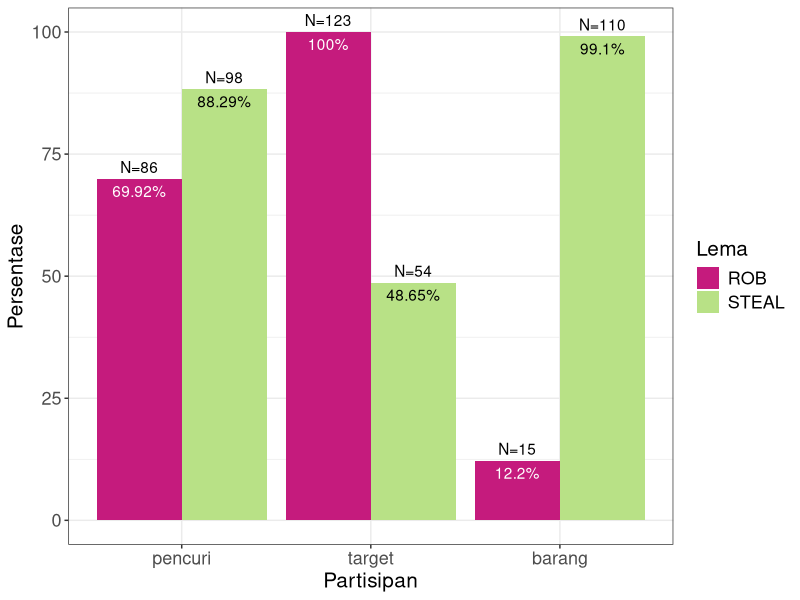
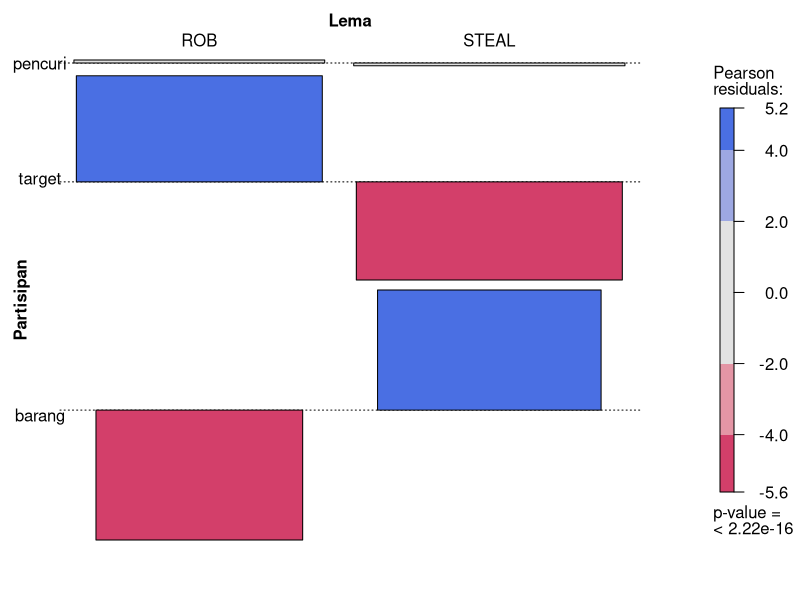
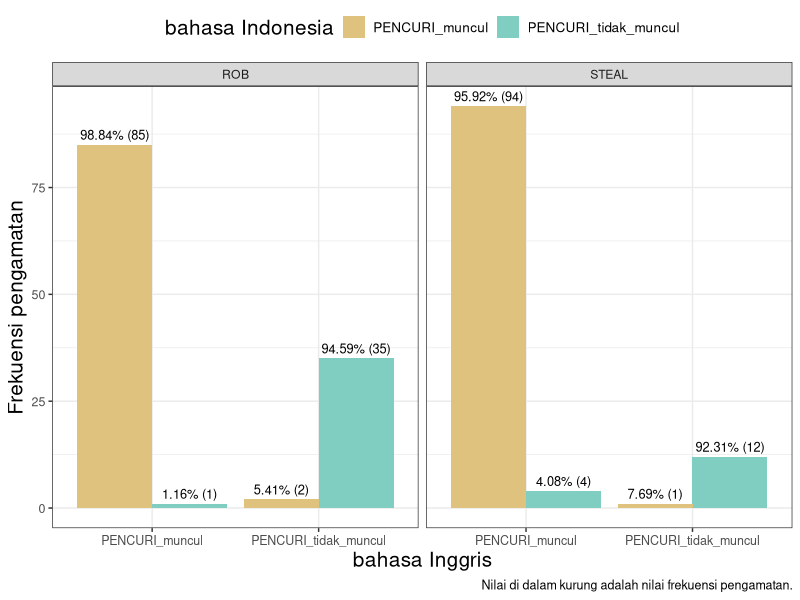
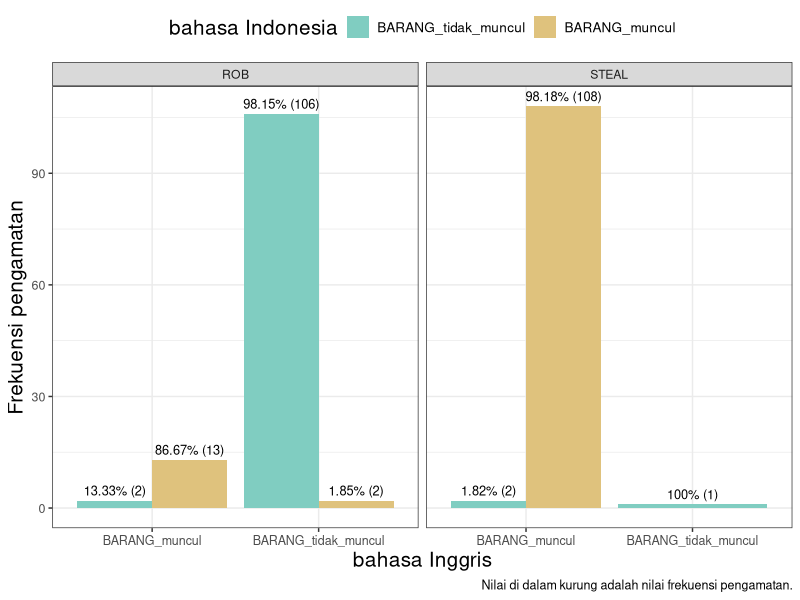
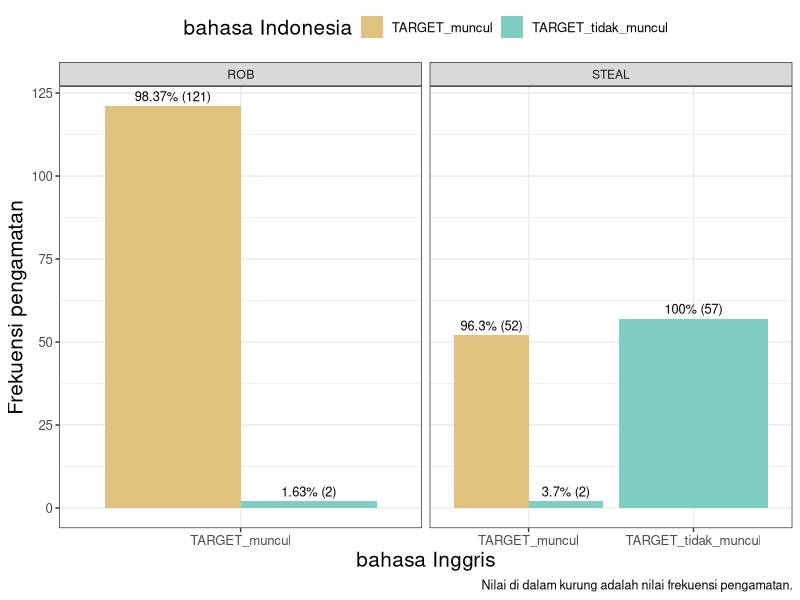
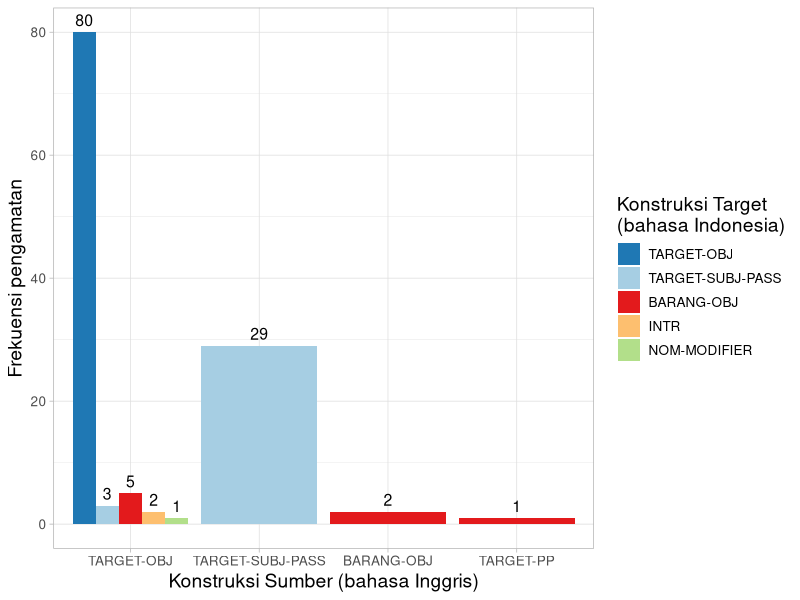
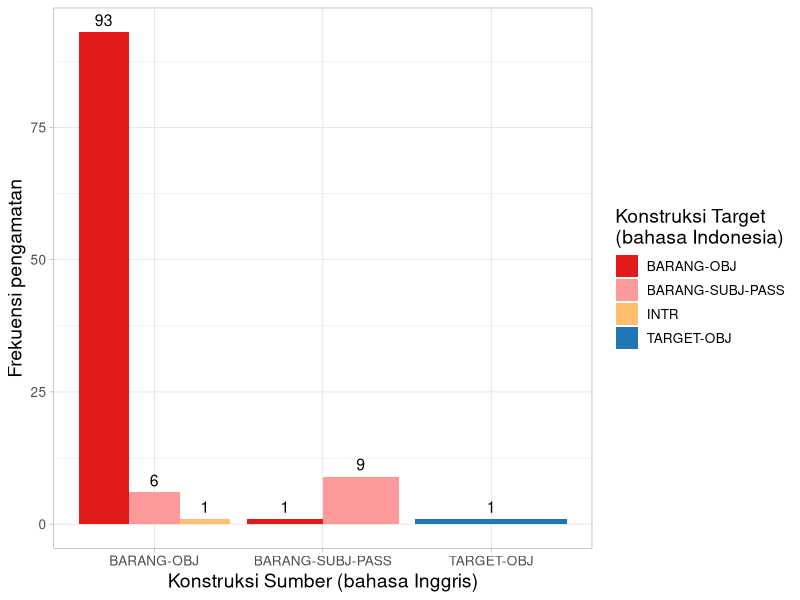

These figures' R source, in order:
## ---- chunk 1
# global option chunck
knitr::opts_chunk$set(fig.width = 7, 
                      fig.asp = 0.618,
                      fig.retina = 2,
                      dpi = 300,
                      dev = "png",
                      echo = TRUE,
                      message = FALSE,
                      warning = FALSE)
library(tidyverse)
library(readxl)
library(RColorBrewer)
library(vcd)
## ---- chunk 2
rob <- readr::read_tsv("ROB_sample_conc_main.tsv")
steal <- readr::read_tsv("STEAL_sample_conc_main.tsv")
## ---- chunk 3
rob_eng_profiled_participants <- rob %>% 
  # verbal construction of ROB
  filter(!is.na(CXN_ENG), str_detect(CXN_ENG, "(INTR|NOMINAL)$", negate = TRUE)) %>%
  count(ROLE_ENG_THIEF) %>% 
  rename(is_mentioned = ROLE_ENG_THIEF) %>% 
  mutate(role = "thief") %>% 
  bind_rows(rob %>% 
              # verbal construction of ROB
              filter(!is.na(CXN_ENG), str_detect(CXN_ENG, "(INTR|NOMINAL)$", 
                                                 negate = TRUE)) %>%
              mutate(ROLE_ENG_TARGET = as.logical(ROLE_ENG_TARGET)) %>% 
              count(ROLE_ENG_TARGET) %>% 
              rename(is_mentioned = ROLE_ENG_TARGET) %>% 
              mutate(role = "target")) %>% 
  bind_rows(rob %>% 
              # verbal construction of ROB
              filter(!is.na(CXN_ENG), str_detect(CXN_ENG, "(INTR|NOMINAL)$", 
                                                 negate = TRUE)) %>% 
              mutate(ROLE_ENG_GOODS = as.logical(ROLE_ENG_GOODS)) %>% 
              count(ROLE_ENG_GOODS) %>% 
              rename(is_mentioned = ROLE_ENG_GOODS) %>% 
              mutate(role = "goods")) %>% 
  mutate(role = factor(role, levels = c("thief", "target", "goods"))) %>% 
  group_by(role) %>% 
  arrange(role, desc(is_mentioned)) %>% 
  mutate(perc_mention = round(n/sum(n) * 100, 2)) %>% 
  ungroup()

# binomial test of the profiled participant roles for ROB
rob_eng_profiled_participants_binom <- rob_eng_profiled_participants %>% 
  pivot_wider(-perc_mention, 
              names_from = is_mentioned, 
              values_from = n, 
              values_fill = 0L) %>% 
  mutate(n = `TRUE`+`FALSE`, 
         pbin = map_dbl(pmap(list(x = `TRUE`, n = n), binom.test), "p.value"), 
         pholm = p.adjust(pbin, method = "holm"),
         signif = "ns", 
         signif = if_else(pholm < 0.05, "*", signif), 
         signif = if_else(pholm < 0.01, "**", signif), 
         signif = if_else(pholm < 0.001, "***", signif),
         lemma = "ROB")
## ---- chunk 4
rob_eng_profiled_participants_coreargs <- rob %>% 
  # verbal construction of ROB
  filter(!is.na(CXN_ENG), str_detect(CXN_ENG, "(INTR|NOMINAL)$", negate = TRUE)) %>% 
  count(ROLE_ENG_THIEF, SYN_ENG_THIEF) %>% 
  rename(is_mentioned = ROLE_ENG_THIEF,
         syntax = SYN_ENG_THIEF) %>% 
  mutate(role = "thief") %>% 
  bind_rows(rob %>% 
              # verbal construction of ROB
              filter(!is.na(CXN_ENG), str_detect(CXN_ENG, "(INTR|NOMINAL)$", 
                                                 negate = TRUE)) %>% 
              mutate(ROLE_ENG_TARGET = as.logical(ROLE_ENG_TARGET)) %>% 
              count(ROLE_ENG_TARGET, SYN_ENG_TARGET) %>% 
              rename(is_mentioned = ROLE_ENG_TARGET,
                     syntax = SYN_ENG_TARGET) %>% 
              mutate(role = "target")) %>% 
  bind_rows(rob %>% 
              # verbal construction of ROB
              filter(!is.na(CXN_ENG), str_detect(CXN_ENG, "(INTR|NOMINAL)$", 
                                                 negate = TRUE)) %>% 
              mutate(ROLE_ENG_GOODS = as.logical(ROLE_ENG_GOODS)) %>% 
              count(ROLE_ENG_GOODS, SYN_ENG_GOODS) %>% 
              rename(is_mentioned = ROLE_ENG_GOODS,
                     syntax = SYN_ENG_GOODS) %>% 
              mutate(role = "goods")) %>% 
  mutate(role = factor(role, levels = c("thief", "target", "goods")))
rob_eng_profiled_participants_coreargs <- rob_eng_profiled_participants_coreargs %>% 
  mutate(core_args = TRUE,
         core_args = if_else(is.na(syntax), NA, core_args),
         core_args = if_else(str_detect(syntax, "passive_AGENT|possessive_determiner|PP_complement"), 
                             FALSE, core_args)) %>% 
  group_by(role, core_args) %>% 
  mutate(n_coreargs_by_role = sum(n)) %>% 
  group_by(role) %>% 
  arrange(role, desc(n_coreargs_by_role))

rob_eng_profiled_participants_coreargs_distinct <- rob_eng_profiled_participants_coreargs %>% 
  select(role, core_args, n_coreargs_by_role) %>% 
  distinct() %>% 
  filter(!is.na(core_args))

# binomial test of the core profiled participant roles for ROB
rob_eng_profiled_participants_coreargs_binom <- rob_eng_profiled_participants_coreargs_distinct %>% 
  pivot_wider(names_from = core_args, values_from = n_coreargs_by_role, values_fill = 0L) %>% 
  mutate(n = `TRUE`+`FALSE`, 
         pbin = map_dbl(pmap(list(x = `TRUE`, n = n), binom.test), "p.value"), 
         pholm = p.adjust(pbin, method = "holm"),
         signif = "ns", 
         signif = if_else(pholm < 0.05, "*", signif), 
         signif = if_else(pholm < 0.01, "**", signif), 
         signif = if_else(pholm < 0.001, "***", signif),
         lemma = "ROB")
## ---- chunk 5
steal_eng_profiled_participants <- steal %>% 
  # verbal construction of STEAL
  filter(!is.na(CXN_ENG), str_detect(CXN_ENG, "(INTR|NOMINAL|NP|_TRANS)$", negate = TRUE)) %>%
  mutate(ROLE_ENG_THIEF = as.logical(ROLE_ENG_THIEF)) %>% 
  count(ROLE_ENG_THIEF) %>% 
  rename(is_mentioned = ROLE_ENG_THIEF) %>% 
  mutate(role = "thief") %>% 
  bind_rows(steal %>% 
              # verbal construction of STEAL
              filter(!is.na(CXN_ENG), str_detect(CXN_ENG, "(INTR|NOMINAL|NP|_TRANS)$", 
                                                 negate = TRUE)) %>% 
              mutate(ROLE_ENG_TARGET = as.logical(ROLE_ENG_TARGET)) %>% 
              count(ROLE_ENG_TARGET) %>% 
              rename(is_mentioned = ROLE_ENG_TARGET) %>% 
              mutate(role = "target")) %>% 
  bind_rows(steal %>% 
              # verbal construction of STEAL
              filter(!is.na(CXN_ENG), str_detect(CXN_ENG, "(INTR|NOMINAL|NP|_TRANS)$", 
                                                 negate = TRUE)) %>% 
              filter(!is.na(ROLE_ENG_GOODS)) %>% 
              mutate(ROLE_ENG_GOODS = as.logical(ROLE_ENG_GOODS)) %>% 
              count(ROLE_ENG_GOODS) %>% 
              rename(is_mentioned = ROLE_ENG_GOODS) %>% 
              mutate(role = "goods")) %>% 
  mutate(role = factor(role, levels = c("thief", "target", "goods"))) %>% 
  group_by(role) %>% 
  arrange(role, desc(is_mentioned)) %>% 
  mutate(perc_mention = round(n/sum(n) * 100, 2)) %>% 
  ungroup()

# binomial test of the profiled participant roles for STEAL
steal_eng_profiled_participants_binom <- steal_eng_profiled_participants %>% 
  pivot_wider(-perc_mention, names_from = is_mentioned, values_from = n, values_fill = 0L) %>% 
  mutate(n = `TRUE`+`FALSE`, 
         pbin = map_dbl(pmap(list(x = `TRUE`, n = n), binom.test), "p.value"), 
         pholm = p.adjust(pbin, method = "holm"),
         signif = "ns", 
         signif = if_else(pholm < 0.05, "*", signif), 
         signif = if_else(pholm < 0.01, "**", signif), 
         signif = if_else(pholm < 0.001, "***", signif),
         lemma = "STEAL")
## ---- chunk 6
steal_eng_profiled_participants_coreargs <- steal %>% 
  # verbal construction of STEAL
  filter(!is.na(CXN_ENG), str_detect(CXN_ENG, "(INTR|NOMINAL|NP|_TRANS)$", negate = TRUE)) %>%
  count(ROLE_ENG_THIEF, SYN_ENG_THIEF) %>% 
  rename(is_mentioned = ROLE_ENG_THIEF,
         syntax = SYN_ENG_THIEF) %>% 
  mutate(role = "thief",
         is_mentioned = as.logical(is_mentioned)) %>% 
  bind_rows(steal %>% 
              # verbal construction of STEAL
              filter(!is.na(CXN_ENG), str_detect(CXN_ENG, "(INTR|NOMINAL|NP|_TRANS)$", 
                                                 negate = TRUE)) %>% 
              mutate(ROLE_ENG_TARGET = as.logical(ROLE_ENG_TARGET)) %>% 
              count(ROLE_ENG_TARGET, SYN_ENG_TARGET) %>% 
              rename(is_mentioned = ROLE_ENG_TARGET,
                     syntax = SYN_ENG_TARGET) %>% 
              mutate(role = "target")) %>% 
  bind_rows(steal %>% 
              # verbal construction of STEAL
              filter(!is.na(CXN_ENG), str_detect(CXN_ENG, "(INTR|NOMINAL|NP|_TRANS)$", 
                                                 negate = TRUE)) %>% 
              mutate(ROLE_ENG_GOODS = as.logical(ROLE_ENG_GOODS)) %>% 
              count(ROLE_ENG_GOODS, SYN_ENG_GOODS) %>% 
              rename(is_mentioned = ROLE_ENG_GOODS,
                     syntax = SYN_ENG_GOODS) %>% 
              mutate(role = "goods")) %>% 
  mutate(role = factor(role, levels = c("thief", "target", "goods")))
steal_eng_profiled_participants_coreargs <- steal_eng_profiled_participants_coreargs %>% 
  mutate(core_args = TRUE,
         core_args = if_else(is.na(syntax), NA, core_args),
         core_args = if_else(str_detect(syntax, "passive_AGENT|possessive|(?i)PP_complement"), 
                             FALSE, core_args)) %>% 
  group_by(role, core_args) %>% 
  mutate(n_coreargs_by_role = sum(n)) %>% 
  group_by(role) %>% 
  arrange(role, desc(n_coreargs_by_role))

steal_eng_profiled_participants_coreargs_distinct <- steal_eng_profiled_participants_coreargs %>% 
  select(role, core_args, n_coreargs_by_role) %>% 
  distinct() %>% 
  filter(!is.na(core_args))


# binomial test of the core profiled participant roles for STEAL
steal_eng_profiled_participants_coreargs_binom <- steal_eng_profiled_participants_coreargs_distinct %>% 
  pivot_wider(names_from = core_args, values_from = n_coreargs_by_role, values_fill = 0L) %>% 
  mutate(n = `TRUE`+`FALSE`, 
         pbin = map_dbl(pmap(list(x = `TRUE`, n = n), binom.test), "p.value"), 
         pholm = p.adjust(pbin, method = "holm"),
         signif = "ns", 
         signif = if_else(pholm < 0.05, "*", signif), 
         signif = if_else(pholm < 0.01, "**", signif), 
         signif = if_else(pholm < 0.001, "***", signif),
         lemma = "STEAL")
## ---- chunk 7
eng_profiled_participants <- bind_rows(rob_eng_profiled_participants_binom,
                                       steal_eng_profiled_participants_binom) %>% 
  mutate(perc_mention = round((`TRUE`/n) * 100, 2))

eng_profiled_participants_matrix <- eng_profiled_participants %>% 
  select(role, lemma, `TRUE`) %>% 
  pivot_wider(names_from = lemma, values_from = `TRUE`) %>% 
  data.frame(row.names = 1) %>% 
  as.matrix()
names(attr(eng_profiled_participants_matrix, "dimnames")) <- c("Participant roles", "Lemmas")

eng_profiled_participants_chisq <- chisq.test(eng_profiled_participants_matrix)
eng_profiled_participants_effsizes <- vcd::assocstats(eng_profiled_participants_matrix)
eng_profiled_participants_cramer <- round(eng_profiled_participants_effsizes$cramer, 3)
## ---- chunk 8
p1_idn <- eng_profiled_participants %>% 
  ggplot(aes(x = role, y = perc_mention, fill = lemma)) +
  geom_col(position = position_dodge(.9)) +
  geom_text(aes(label = paste("N=", `TRUE`, sep = "")),
            position = position_dodge(.9),
            vjust = -.5) +
  geom_text(aes(label = paste(perc_mention, "%", sep = "")),
            position = position_dodge(.9),
            vjust = 1.5,
            col = c(rep("white", 3), rep("black", 3))) +
  # group_by(role) %>% 
  # mutate(perc = round(`TRUE`/sum(`TRUE`) * 100, 2)) %>% 
  # ggplot(aes(x = role, y = perc, fill = lemma)) +
  # geom_col() +
  # geom_text(aes(label = `TRUE`),
  #           position = position_stack(.5),
  #           col = c(rep("white", 3), rep("black", 3))) +
  theme_bw() +
  labs(y = "Persentase",
       x = "Partisipan",
       fill = "Lema") +
  theme(axis.text = element_text(size = 13),
        axis.title = element_text(size = 15),
        legend.text = element_text(size = 13),
        legend.title = element_text(size = 15)) +
  scale_fill_manual(values = brewer.pal(brewer.pal.info[rownames(brewer.pal.info) == "PiYG", 1], 
                                        name = "PiYG")[c(2, 8)]) +
  scale_x_discrete(labels = c("pencuri", "target", "barang"))

p1_idn
# ggsave("figs/plot-profiled-participants-idn.png", plot = p1_idn, height = 5, width = 6.5, dpi = 300)
## ---- chunk 9
vcd::assoc(eng_profiled_participants_matrix, shade = TRUE, labeling_args = list(rot_labels = 0, set_varnames = c(Lemmas = "Lema", `Participant roles` = "Partisipan"), set_labels = list(`Participant roles` = c("pencuri", "target", "barang"))))
## ---- chunk 10
# only take the transitive verbal and gerundial usages of ROB and STEAL
steal1 <- steal %>% 
  filter(!is.na(CXN_ENG), str_detect(CXN_ENG, "(INTR|NOMINAL|NP|_TRANS)$", negate = TRUE)) %>% # verbal construction of ROB
  mutate(across(matches("^ROLE_(ENG|IDN)_"), as.logical))

rob1 <- rob %>% 
  filter(!is.na(CXN_ENG), str_detect(CXN_ENG, "(INTR|NOMINAL)$", negate = TRUE)) %>% # verbal construction of ROB
  mutate(across(matches("^ROLE_(ENG|IDN)_"), as.logical))
## ---- chunk 11
rob_thief_profile_eng_idn <- rob1 %>% 
  count(ROLE_ENG_THIEF, ROLE_IDN_THIEF) %>% 
  mutate(across(where(is.logical), function(x) ifelse(x == FALSE, "THIEF_not_mentioned", "THIEF_mentioned"))) %>% 
  rename(English = ROLE_ENG_THIEF,
         Indonesian = ROLE_IDN_THIEF) %>% 
  arrange(desc(n))
rob_thief_profile_eng_idn_matrix <- rob_thief_profile_eng_idn %>% 
  pivot_wider(names_from = Indonesian, values_from = n, values_fill = 0L) %>% 
  column_to_rownames("English") %>% 
  as.matrix()
names(attr(rob_thief_profile_eng_idn_matrix, "dimnames")) <- c("English", "Indonesian")
rob_thief_profile_eng_idn_fye <- fisher.test(rob_thief_profile_eng_idn_matrix)
rob_thief_profile_eng_idn_effsize <- vcd::assocstats(rob_thief_profile_eng_idn_matrix)
rob_thief_profile_eng_idn_phicoeff <- rob_thief_profile_eng_idn_effsize$phi

steal_thief_profile_eng_idn <- steal1 %>% 
  count(ROLE_ENG_THIEF, ROLE_IDN_THIEF) %>% 
  mutate(across(where(is.logical), function(x) ifelse(x == FALSE, "THIEF_not_mentioned", "THIEF_mentioned"))) %>% 
  rename(English = ROLE_ENG_THIEF,
         Indonesian = ROLE_IDN_THIEF) %>% 
  arrange(desc(n))
steal_thief_profile_eng_idn_matrix <- steal_thief_profile_eng_idn %>% 
  pivot_wider(names_from = Indonesian, values_from = n, values_fill = 0L) %>% 
  column_to_rownames("English") %>% 
  as.matrix()
names(attr(steal_thief_profile_eng_idn_matrix, "dimnames")) <- c("English", "Indonesian")
steal_thief_profile_eng_idn_fye <- fisher.test(steal_thief_profile_eng_idn_matrix)
steal_thief_profile_eng_idn_effsize <- vcd::assocstats(steal_thief_profile_eng_idn_matrix)
steal_thief_profile_eng_idn_phicoeff <- steal_thief_profile_eng_idn_effsize$phi
## ---- chunk 12
rob_goods_profile_eng_idn <- rob1 %>% 
  count(ROLE_ENG_GOODS, ROLE_IDN_GOODS) %>% 
  mutate(across(where(is.logical), function(x) ifelse(x == FALSE, "GOODS_not_mentioned", "GOODS_mentioned"))) %>% 
  rename(English = ROLE_ENG_GOODS,
         Indonesian = ROLE_IDN_GOODS) %>% 
  # arrange(desc(n))
  arrange(English)
rob_goods_profile_eng_idn_matrix <- rob_goods_profile_eng_idn %>% 
  pivot_wider(names_from = Indonesian, values_from = n, values_fill = 0L) %>% 
  column_to_rownames("English") %>% 
  as.matrix()
names(attr(rob_goods_profile_eng_idn_matrix, "dimnames")) <- c("English", "Indonesian")
rob_goods_profile_eng_idn_fye <- fisher.test(rob_goods_profile_eng_idn_matrix)
rob_goods_profile_eng_idn_effsize <- vcd::assocstats(rob_goods_profile_eng_idn_matrix)
rob_goods_profile_eng_idn_phicoeff <- rob_goods_profile_eng_idn_effsize$phi

steal_goods_profile_eng_idn <- steal1 %>% 
  count(ROLE_ENG_GOODS, ROLE_IDN_GOODS) %>% 
  mutate(across(where(is.logical), function(x) ifelse(x == FALSE, "GOODS_not_mentioned", "GOODS_mentioned"))) %>% 
  rename(English = ROLE_ENG_GOODS,
         Indonesian = ROLE_IDN_GOODS) %>% 
  # arrange(desc(n))
  arrange(English)
steal_goods_profile_eng_idn_matrix <- steal_goods_profile_eng_idn %>% 
  pivot_wider(names_from = Indonesian, values_from = n, values_fill = 0L) %>% 
  column_to_rownames("English") %>%  
  as.matrix()
names(attr(steal_goods_profile_eng_idn_matrix, "dimnames")) <- c("English", "Indonesian")
steal_goods_profile_eng_idn_fye <- fisher.test(steal_goods_profile_eng_idn_matrix)
steal_goods_profile_eng_idn_effsize <- vcd::assocstats(steal_goods_profile_eng_idn_matrix)
steal_goods_profile_eng_idn_phicoeff <- steal_goods_profile_eng_idn_effsize$phi
## ---- chunk 13
rob_target_profile_eng_idn <- rob1 %>%
  count(ROLE_ENG_TARGET, ROLE_IDN_TARGET) %>%
  mutate(across(where(is.logical), function(x) ifelse(x == FALSE, "TARGET_not_mentioned", "TARGET_mentioned"))) %>%
  rename(English = ROLE_ENG_TARGET,
         Indonesian = ROLE_IDN_TARGET) %>% 
  arrange(desc(n))
rob_target_profile_eng_idn_matrix <- rob_target_profile_eng_idn %>%
  pivot_wider(names_from = Indonesian, values_from = n, values_fill = 0L) %>%
  column_to_rownames("English") %>% 
  data.frame() %>%
  as.matrix()
names(attr(rob_target_profile_eng_idn_matrix, "dimnames")) <- c("English", "Indonesian")

# ROB's TARGET is always mentioned in English, but there are few cases where it is not mentioned in the translation. So there is only one variable of interest, namely (not-)mention of the Target in Indonesian, with two outcomes: mention vs. not mention of TARGET. This is the motivation to run the Exact Binomial Test
rob_target_profile_eng_idn_binom <- binom.test(rob_target_profile_eng_idn_matrix)

steal_target_profile_eng_idn <- steal1 %>% 
  count(ROLE_ENG_TARGET, ROLE_IDN_TARGET) %>% 
  mutate(across(where(is.logical), function(x) ifelse(x == FALSE, "TARGET_not_mentioned", "TARGET_mentioned"))) %>% 
  rename(English = ROLE_ENG_TARGET,
         Indonesian = ROLE_IDN_TARGET) %>% 
  arrange(desc(n))
steal_target_profile_eng_idn_matrix <- steal_target_profile_eng_idn %>% 
  pivot_wider(names_from = Indonesian, values_from = n, values_fill = 0L) %>% 
  column_to_rownames("English") %>%  
  as.matrix()
names(attr(steal_target_profile_eng_idn_matrix, "dimnames")) <- c("English", "Indonesian")
steal_target_profile_eng_idn_fye <- fisher.test(steal_target_profile_eng_idn_matrix)
steal_target_profile_eng_idn_effsize <- vcd::assocstats(steal_target_profile_eng_idn_matrix)
steal_target_profile_eng_idn_phicoeff <- steal_target_profile_eng_idn_effsize$phi
## ---- chunk 14
rs_thief_profile_eng_idn <- rob_thief_profile_eng_idn %>% 
  mutate(Lemma = "ROB",
         English = factor(English, levels = unique(English)),
         Indonesian = factor(Indonesian, levels = unique(Indonesian))) %>%
  bind_rows(steal_thief_profile_eng_idn %>% 
              mutate(Lemma = "STEAL",
                     English = factor(English, levels = unique(English)),
                     Indonesian = factor(Indonesian, levels = unique(Indonesian)))) %>% 
  mutate(Lemma = factor(Lemma, levels = c("ROB", "STEAL"))) %>% 
  group_by(Lemma, English) %>% 
  mutate(perc = n / sum(n) * 100,
         perc = round(perc, digits = 2))


p2_thief_eng_idn <- rs_thief_profile_eng_idn %>% 
  # ggplot(aes(x = English, y = perc, fill = Indonesian)) +
  # geom_col() + 
  # geom_text(aes(label = ifelse(rs_thief_profile_eng_idn$perc > 5, n, "")),
  #           position = position_stack(vjust = 0.5)) +
  ggplot(aes(x = English, y = n, fill = Indonesian)) +
  geom_col(position = position_dodge(.9)) +
  geom_text(aes(label = paste(perc, "% (", n, ")", sep = "")),
            position = position_dodge(.9), vjust = -.5, size = 3.25) +
  facet_wrap(~Lemma, scales = "free_x") +
  theme_bw() +
  scale_x_discrete(labels = c("PENCURI_muncul", "PENCURI_tidak_muncul")) +
  scale_fill_manual(values = brewer.pal(11, "BrBG")[c(4, 8)],
                    labels = c("PENCURI_muncul", "PENCURI_tidak_muncul"),
                    name = "bahasa Indonesia") +
  labs(y = "Frekuensi pengamatan",
       # y = "Persentase",
       caption = "Nilai di dalam kurung adalah nilai frekuensi pengamatan.",
       x = "bahasa Inggris") +
  theme(axis.text = element_text(size = 9),
        axis.title = element_text(size = 15),
        legend.title = element_text(size = 15),
        legend.text = element_text(size = 9.75),
        legend.position = "top",
        plot.caption = element_text(size = 9))

p2_thief_eng_idn

# ggsave("figs/plot-profiled-participants-THIEF-all-verbs-idn.png", plot = p2_thief_eng_idn, height = 5, width = 7, dpi = 300)
## ---- chunk 15

rs_goods_profile_eng_idn <- rob_goods_profile_eng_idn %>% 
  mutate(Lemma = "ROB",
         English = factor(English, levels = unique(English)),
         Indonesian = factor(Indonesian, levels = unique(Indonesian))) %>%
  bind_rows(steal_goods_profile_eng_idn %>% 
              mutate(Lemma = "STEAL",
                     English = factor(English, levels = unique(English)),
                     Indonesian = factor(Indonesian, levels = unique(Indonesian)))) %>% 
  mutate(Lemma = factor(Lemma, levels = c("ROB", "STEAL"))) %>% 
  group_by(Lemma, English) %>% 
  mutate(perc = n / sum(n) * 100,
         perc = round(perc, digits = 2))

p2_goods_eng_idn <- rs_goods_profile_eng_idn %>% 
  # ggplot(aes(x = English, y = perc, fill = Indonesian)) +
  # geom_col() + 
  # geom_text(aes(label = ifelse(rs_goods_profile_eng_idn$perc > 10, n, "")),
  #           position = position_stack(vjust = 0.5)) +
  ggplot(aes(x = English, y = n, fill = Indonesian)) +
  geom_col(position = position_dodge(.9)) +
  geom_text(aes(label = paste(perc, "% (", n, ")", sep = "")),
            position = position_dodge(.9), vjust = -.5, size = 3.25) +
  facet_wrap(~Lemma, scales = "free_x") +
  theme_bw() +
  scale_x_discrete(labels = c("BARANG_muncul", "BARANG_tidak_muncul")) +
  scale_fill_manual(values = brewer.pal(11, "BrBG")[c(8, 4)],
                    labels = c("BARANG_tidak_muncul", "BARANG_muncul"),
                    name = "bahasa Indonesia") +
  labs(y = "Frekuensi pengamatan",
       # y = "Persentase",
       caption = "Nilai di dalam kurung adalah nilai frekuensi pengamatan.",
       x = "bahasa Inggris") +
  theme(axis.text = element_text(size = 9),
        axis.title = element_text(size = 15),
        legend.title = element_text(size = 15),
        legend.text = element_text(size = 9.75),
        legend.position = "top",
        plot.caption = element_text(size = 9))
p2_goods_eng_idn
# ggsave("figs/plot-profiled-participants-GOODS-all-verbs-idn.png", plot = p2_goods_eng_idn, height = 5, width = 7, dpi = 300)
## ---- chunk 16
rs_target_profile_eng_idn <- rob_target_profile_eng_idn %>% 
  mutate(Lemma = "ROB",
         English = factor(English, levels = unique(English)),
         Indonesian = factor(Indonesian, levels = unique(Indonesian))) %>%
  bind_rows(steal_target_profile_eng_idn %>% 
              mutate(Lemma = "STEAL",
                     English = factor(English, levels = unique(English)),
                     Indonesian = factor(Indonesian, levels = unique(Indonesian)))) %>% 
  mutate(Lemma = factor(Lemma, levels = c("ROB", "STEAL"))) %>% 
  group_by(Lemma, English) %>% 
  mutate(perc = n / sum(n) * 100,
         perc = round(perc, digits = 2))


p2_target_eng_idn <- rs_target_profile_eng_idn %>% 
  # ggplot(aes(x = English, y = perc, fill = Indonesian)) +
  # geom_col() + 
  # geom_text(aes(label = ifelse(rs_target_profile_eng_idn$perc > 10, n, "")),
  #           position = position_stack(vjust = 0.5)) +
  ggplot(aes(x = English, y = n, fill = Indonesian)) +
  geom_col(position = position_dodge(.9)) +
  geom_text(aes(label = paste(perc, "% (", n, ")", sep = "")),
            position = position_dodge(.9), vjust = -.5, size = 3.25) +
  facet_wrap(~Lemma, scales = "free_x") +
  theme_bw() +
  scale_x_discrete(labels = c("TARGET_muncul", "TARGET_tidak_muncul")) +
  scale_fill_manual(values = brewer.pal(11, "BrBG")[c(4, 8)],
                    labels = c("TARGET_muncul", "TARGET_tidak_muncul"),
                    name = "bahasa Indonesia") +
  labs(y = "Frekuensi pengamatan",
       # y = "Persentase",
       caption = "Nilai di dalam kurung adalah nilai frekuensi pengamatan.",
       x = "bahasa Inggris") +
  theme(axis.text = element_text(size = 9.5),
        axis.title = element_text(size = 15),
        legend.title = element_text(size = 15),
        legend.text = element_text(size = 9.5),
        legend.position = "top",
        plot.caption = element_text(size = 9))
p2_target_eng_idn

# ggsave("figs/plot-profiled-participants-TARGET-all-verbs-idn.png", plot = p2_target_eng_idn, height = 5, width = 7, dpi = 300)
## ---- chunk 17
## count of constructional patterns for ROB======
rob_cxn_eng <- rob1 %>% 
  count(CXN_ENG, sort = TRUE, name = "N_CXN_ENG") %>% 
  mutate(CXN_ENG = str_replace(CXN_ENG, "GOODS", "BARANG")) %>% 
  filter(!is.na(CXN_ENG))
# rob2_CXN_ENG
rob_cxn_idn <- rob1 %>% 
  count(CXN_IDN, sort = TRUE, name = "N_CXN_IDN") %>% 
  mutate(CXN_IDN = str_replace(CXN_IDN, "GOODS", "BARANG")) %>% 
  filter(!is.na(CXN_IDN))
# rob2_CXN_IDN

rob_cxn <- rob1 %>% 
  count(CXN_ENG, CXN_IDN, sort = TRUE, name = "a") %>% 
  mutate(across(where(is.character), ~str_replace(., "GOODS", "BARANG"))) %>% 
  mutate(CXN_ENG_lab = factor(CXN_ENG, levels = unique(CXN_ENG)),
         CXN_IDN_col = factor(CXN_IDN, levels = unique(CXN_IDN)))

## count of constructional patterns for STEAL======
steal_cxn_eng <- steal1 %>% 
  count(CXN_ENG, sort = TRUE, name = "N_CXN_ENG") %>% 
  mutate(CXN_ENG = str_replace(CXN_ENG, "GOODS", "BARANG")) %>% 
  filter(!is.na(CXN_ENG))
# steal2_CXN_ENG
steal_cxn_idn <- steal1 %>% 
  count(CXN_IDN, sort = TRUE, name = "N_CXN_IDN") %>% 
  mutate(CXN_IDN = str_replace(CXN_IDN, "GOODS", "BARANG")) %>% 
  filter(!is.na(CXN_IDN))
# steal2_CXN_IDN

steal_cxn <- steal1 %>% 
  count(CXN_ENG, CXN_IDN, sort = TRUE, name = "a") %>% 
  mutate(across(where(is.character), ~str_replace(., "GOODS", "BARANG"))) %>% 
  mutate(CXN_ENG_lab = factor(CXN_ENG, levels = unique(CXN_ENG)),
         CXN_IDN_col = factor(CXN_IDN, levels = unique(CXN_IDN)))

brew_paired <- brewer.pal(brewer.pal.info[rownames(brewer.pal.info) == "Paired", 1], "Paired")
cxn_idn <- unique(c(rob_cxn$CXN_IDN, steal_cxn$CXN_IDN))
brew_paired_selected <- brew_paired[c(2, 1, 6, 7, 3, 5)]
names(brew_paired_selected) <- cxn_idn
cxn_idn_colours <- brew_paired_selected

## ---- chunk 18
fye_compute <- function(a, b, c, d, alt) {
  return(fisher.test(matrix(c(a, b, c, d), nrow = 2), alternative = alt)$p.value)
}
oddsratio <- function(a, b, c, d, alt) {
  return(fisher.test(matrix(c(a, b, c, d), nrow = 2), alternative = alt)$estimate)
}

p1_rob_cxn_idn <- rob_cxn %>% 
  ggplot(aes(x = CXN_ENG_lab, y = a, fill = CXN_IDN_col)) + 
  geom_col(position = position_dodge(.9)) +
  geom_text(aes(label = a), 
            position = position_dodge(.9), 
            vjust = -.5,
            size = 4) +
  labs(x = "Konstruksi Sumber (bahasa Inggris)",
       # title = "Distribusi padanan konstruksi ROB dalam bahasa Indonesia",
       y = "Frekuensi pengamatan",
       fill = "Konstruksi Target\n(bahasa Indonesia)") +
  theme_light() +
  theme(axis.text = element_text(size = 9.75),
        axis.title = element_text(size = 14),
        legend.text = element_text(size = 9.75),
        legend.title = element_text(size = 14),
        plot.title = element_text(size = 15)) +
  scale_fill_manual(values = cxn_idn_colours)

p1_rob_cxn_idn

# ggsave("figs/plot-cxn-equivalence-ROB-idn.png", plot = p1_rob_cxn_idn, height = 6, width = 8, dpi = 300)
  
## ---- chunk 19
## FYE computation=======
rob_cxn_fye <- rob_cxn %>% 
  left_join(rob_cxn_eng, by = "CXN_ENG") %>% 
  left_join(rob_cxn_idn, by = "CXN_IDN") %>% 
  mutate(perc = (a/N_CXN_ENG) * 100,
         SUM = sum(a),
         b = N_CXN_ENG - a,
         c = N_CXN_IDN - a,
         d = SUM - (a + b + c),
         a_exp = (N_CXN_ENG * N_CXN_IDN)/SUM,
         assoc = if_else(a > a_exp, "attraction", "repulsion"),
         alt = if_else(a > a_exp, "greater", "less"),
         # pfye = pmap_dbl(list(a, a_exp, b, c, d), fye_compute),
         pfye = pmap_dbl(list(a, b, c, d, alt), fye_compute),
         collstr = if_else(alt == "greater", -log10(pfye), log10(pfye)),
         pholm = p.adjust(pfye, method = "holm"),
         signif_fye = if_else(pfye < 0.05, TRUE, FALSE),
         signif_holm = if_else(pholm < 0.05, TRUE, FALSE),
         signif_holm_dec = if_else(pholm < 0.05, "*", "ns"),
         signif_holm_dec = if_else(pholm < 0.01, "**", signif_holm_dec),
         signif_holm_dec = if_else(pholm < 0.001, "***", signif_holm_dec),
         odds_ratio = pmap_dbl(list(a, b, c, d, alt), oddsratio))
rob_cxn_fye_short <- rob_cxn_fye %>% 
  select(-N_CXN_ENG, -N_CXN_IDN, -SUM, -b, -c, -d, -a_exp, -alt, -signif_fye, -signif_holm) %>% 
  arrange(desc(collstr))
rob_cxn_fye_significant <- rob_cxn_fye_short %>% 
  filter(signif_holm_dec != "ns")
## ---- chunk 20
fye_compute <- function(a, b, c, d, alt) {
  return(fisher.test(matrix(c(a, b, c, d), nrow = 2), alternative = alt)$p.value)
}
oddsratio <- function(a, b, c, d, alt) {
  return(fisher.test(matrix(c(a, b, c, d), nrow = 2), alternative = alt)$estimate)
}

p1_steal_cxn_idn <- steal_cxn %>% 
  ggplot(aes(x = CXN_ENG_lab, y = a, fill = CXN_IDN_col)) + 
  geom_col(position = position_dodge(.9)) +
  geom_text(aes(label = a), 
            position = position_dodge(.9), 
            vjust = -.5,
            size = 4) +
  labs(x = "Konstruksi Sumber (bahasa Inggris)",
       # title = "Distribusi padanan konstruksi STEAL dalam bahasa Indonesia",
       y = "Frekuensi pengamatan",
       fill = "Konstruksi Target\n(bahasa Indonesia)") +
  theme_light() +
  theme(axis.text = element_text(size = 9.75),
        axis.title = element_text(size = 14),
        legend.text = element_text(size = 9.75),
        legend.title = element_text(size = 14),
        plot.title = element_text(size = 15)) +
  scale_fill_manual(values = cxn_idn_colours)

p1_steal_cxn_idn

# ggsave("figs/plot-cxn-equivalence-STEAL-idn.png", plot = p1_steal_cxn_idn, height = 6, width = 8, dpi = 300)
  
## ---- chunk 21
## FYE computation=======
steal_cxn_fye <- steal_cxn %>% 
  left_join(steal_cxn_eng, by = "CXN_ENG") %>% 
  left_join(steal_cxn_idn, by = "CXN_IDN") %>% 
  mutate(perc = (a/N_CXN_ENG) * 100,
         SUM = sum(a),
         b = N_CXN_ENG - a,
         c = N_CXN_IDN - a,
         d = SUM - (a + b + c),
         a_exp = (N_CXN_ENG * N_CXN_IDN)/SUM,
         assoc = if_else(a > a_exp, "attraction", "repulsion"),
         alt = if_else(a > a_exp, "greater", "less"),
         # pfye = pmap_dbl(list(a, a_exp, b, c, d), fye_compute),
         pfye = pmap_dbl(list(a, b, c, d, alt), fye_compute),
         collstr = if_else(alt == "greater", -log10(pfye), log10(pfye)),
         pholm = p.adjust(pfye, method = "holm"),
         signif_fye = if_else(pfye < 0.05, TRUE, FALSE),
         signif_holm = if_else(pholm < 0.05, TRUE, FALSE),
         signif_holm_dec = if_else(pholm < 0.05, "*", "ns"),
         signif_holm_dec = if_else(pholm < 0.01, "**", signif_holm_dec),
         signif_holm_dec = if_else(pholm < 0.001, "***", signif_holm_dec),
         odds_ratio = pmap_dbl(list(a, b, c, d, alt), oddsratio))
steal_cxn_fye_short <- steal_cxn_fye %>% 
  select(-N_CXN_ENG, -N_CXN_IDN, -SUM, -b, -c, -d, -a_exp, -alt, -signif_fye, -signif_holm) %>% 
  arrange(desc(collstr))
steal_cxn_fye_significant <- steal_cxn_fye_short %>% 
  filter(signif_holm_dec != "ns")
